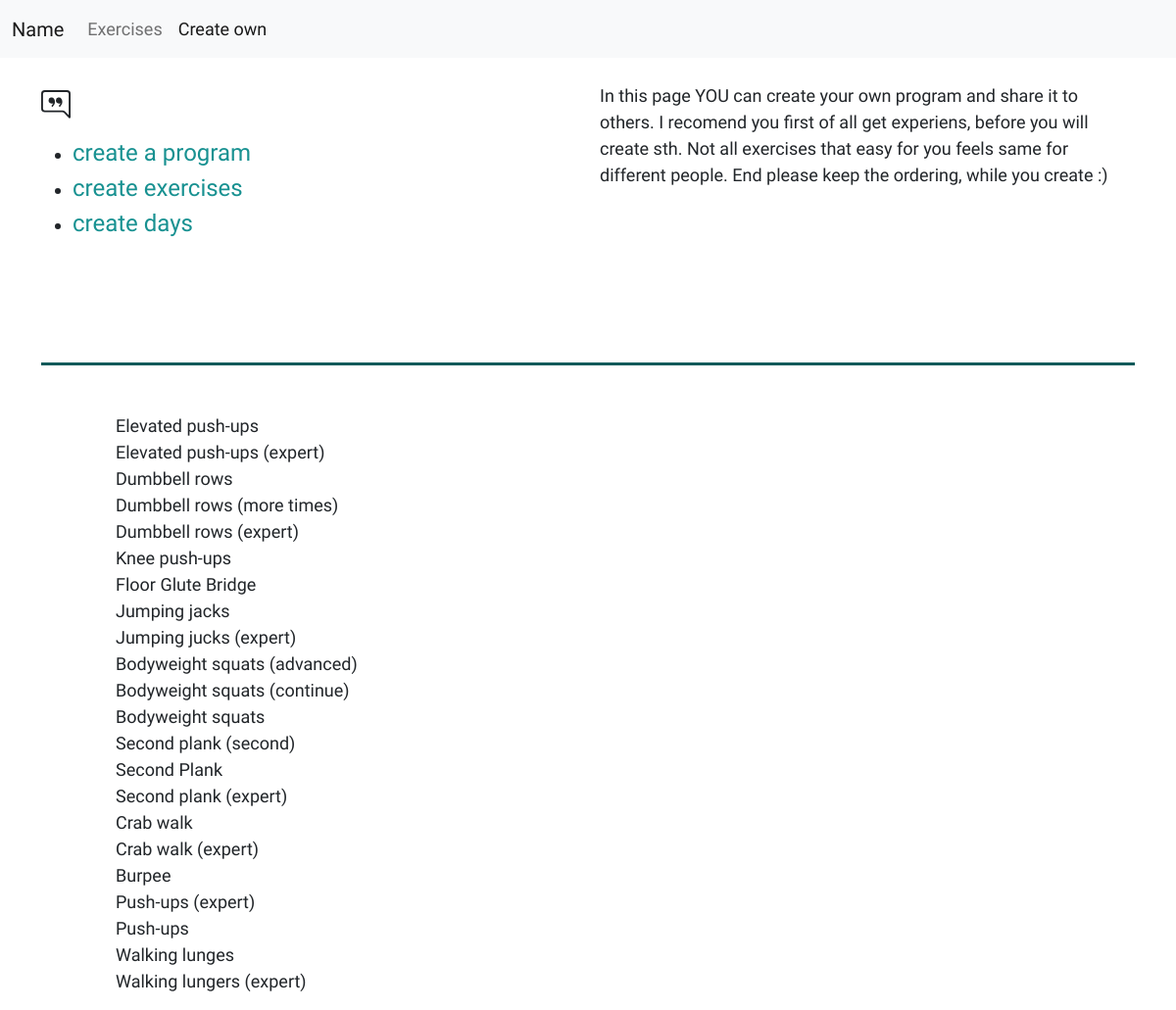
Page /exercise/create/ on the committed database.
### sport/models.py (models this page shows, shortened)
class Exercise(models.Model):
    title = models.CharField(max_length=255)
    text = models.TextField()
    repeat = models.IntegerField(default=30)

### sport/views.py (the view)
# urls.py: path('create/', create_choise, name='create'),
def create_choise(request):
    exercises = Exercise.objects.all().order_by('text')
    return render(request, 'sport/create.html', {'exercises':exercises})

### sport/templates/sport/create.html (shortened to what this page needs)
{% extends 'sport/index.html' %}
{% block content %}
    <div class="container mt-3">
        <div class="row">
            <div class="col-4">
                <ul class="creat">
                    <li><a href="{%url 'cr_program'%}">create a program</a></li>
                    <li><a href="{%url 'cr_exercise'%}">create exercises</a></li>
                    <li><a href="{%url 'cr_day'%}">create days</a></li>
                </ul>
            </div>
            <div class="col-2"></div>
            <div class="col">
                In this page YOU can create your own program and share it to others. I recomend you first of all get experiens, before you will create sth. Not all exercises that easy for you feels same for different people.
                End please keep the ordering, while you create :)
            </div>
        </div>
        <br><br><br><br>
        <div class="container pt-5">
            <ul>
                {%for exercise in exercises%}
                <ol>{{exercise.title|capfirst}}</ol>
                {%endfor%}
            </ul>
        </div>
    </div>
{% endblock %}
{% block class1 %}
class="nav-link"
{% endblock %}
{% block class2 %}
class="nav-link active"
{% endblock %}

### sport/templates/sport/create.html (style rules this page uses)
.pt-5 { border-top: 3px solid rgb(16, 90, 90); }
ul.creat a { font-size: x-large; text-decoration: none; color: rgb(24,145,145); }

### sport/templates/sport/index.html (style rules this page uses)
body { font-size: large; font-family: 'Trispace'; }
.row { margin-top: 25px; row-gap: 10px; }

### rows in the picture
Exercise: title "Elevated push-ups"
Exercise: title "Elevated push-ups (expert)"
Exercise: title "Dumbbell rows"
Exercise: title "Dumbbell rows (more times)"
Exercise: title "Dumbbell rows (expert)"
Exercise: title "Knee push-ups"
Exercise: title "Floor Glute Bridge"
Exercise: title "Jumping jacks"
Exercise: title "Jumping jucks (expert)"
Exercise: title "Bodyweight squats (advanced)"
Exercise: title "Bodyweight squats (continue)"
Exercise: title "Bodyweight squats"
Exercise: title "Second plank (second)"
Exercise: title "Second Plank"
Exercise: title "Second plank (expert)"
Exercise: title "Crab walk"
Exercise: title "Crab walk (expert)"
Exercise: title "Burpee"
Exercise: title "Push-ups (expert)"
Exercise: title "Push-ups"
Exercise: title "Walking lunges"
Exercise: title "Walking lungers (expert)"
